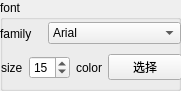
        <widget class="QGroupBox" name="groupBox_14">
         <property name="geometry">
          <rect>
           <x>440</x>
           <y>280</y>
           <width>181</width>
           <height>91</height>
          </rect>
         </property>
         <property name="title">
          <string>font</string>
         </property>
         <widget class="QWidget" name="">
          <property name="geometry">
           <rect>
            <x>0</x>
            <y>20</y>
            <width>181</width>
            <height>27</height>
           </rect>
          </property>
          <layout class="QHBoxLayout" name="horizontalLayout_9">
           <item>
            <widget class="QLabel" name="label_19">
             <property name="text">
              <string>family</string>
             </property>
            </widget>
           </item>
           <item>
            <widget class="QComboBox" name="comboBox_hoverlabel_font_family">
             <item>
              <property name="text">
               <string>Arial</string>
              </property>
             </item>
             <item>
              <property name="text">
               <string>Balto</string>
              </property>
             </item>
             <item>
              <property name="text">
               <string>Courier New</string>
              </property>
             </item>
             <item>
              <property name="text">
               <string>Droid Sans</string>
              </property>
             </item>
             <item>
              <property name="text">
               <string>Droid  Serif</string>
              </property>
             </item>
             <item>
              <property name="text">
               <string>Droid Sans Mono</string>
              </property>
             </item>
             <item>
              <property name="text">
               <string>Gravitas One</string>
              </property>
             </item>
             <item>
              <property name="text">
               <string>Old Standard TT</string>
              </property>
             </item>
             <item>
              <property name="text">
               <string>Open Sans</string>
              </property>
             </item>
             <item>
              <property name="text">
               <string>Overpass</string>
              </property>
             </item>
             <item>
              <property name="text">
               <string>PT Sans Narrow</string>
              </property>
             </item>
             <item>
              <property name="text">
               <string>Raleway</string>
              </property>
             </item>
             <item>
              <property name="text">
               <string>Times New Roman</string>
              </property>
             </item>
            </widget>
           </item>
          </layout>
         </widget>
         <widget class="QWidget" name="">
          <property name="geometry">
           <rect>
            <x>1</x>
            <y>51</y>
            <width>181</width>
            <height>33</height>
           </rect>
          </property>
          <layout class="QHBoxLayout" name="horizontalLayout_30">
           <item>
            <widget class="QLabel" name="label_22">
             <property name="text">
              <string>size</string>
             </property>
            </widget>
           </item>
           <item>
            <widget class="QSpinBox" name="spinBox_hoverlabel_font_size">
             <property name="minimum">
              <number>1</number>
             </property>
             <property name="value">
              <number>15</number>
             </property>
            </widget>
           </item>
           <item>
            <widget class="QLabel" name="label_25">
             <property name="text">
              <string>color</string>
             </property>
            </widget>
           </item>
           <item>
            <widget class="QPushButton" name="hoverlabel_font_color_Btn">
             <property name="text">
              <string>选择</string>
             </property>
            </widget>
           </item>
          </layout>
         </widget>
        </widget>
